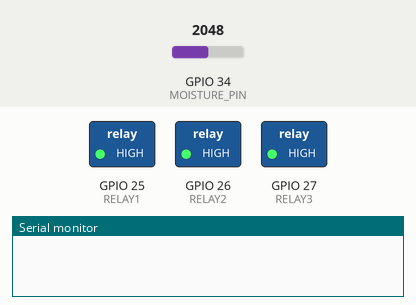
Simulated run of this sketch. Board: ESP32. On the bench: switched loads named in the sketch (green lamp = pin HIGH), the last lines printed to the serial monitor. The inputs (shaded band) are chosen by the test bench; at power-on: GPIO 34 (MOISTURE_PIN) = 2048. WiFi joins after 1.5 s; servers stay silent unless stated.

Above: at 3.0 s.
3.1 s: GPIO 34 (MOISTURE_PIN) set to 2150
6.1 s: GPIO 34 (MOISTURE_PIN) set to 2260
At 8.8 s:
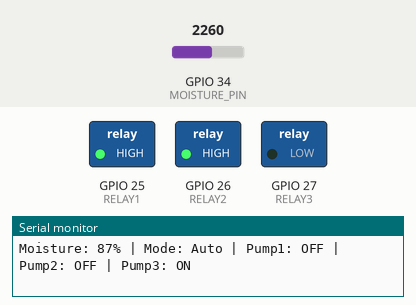
9.1 s: GPIO 34 (MOISTURE_PIN) set to 2592
11.0 s: GPIO 34 (MOISTURE_PIN) set to 2664
At 12.3 s:
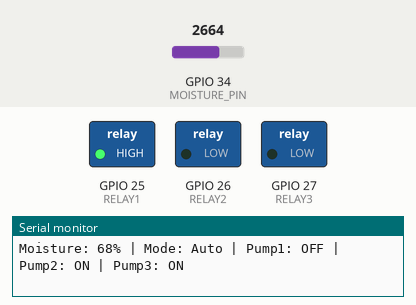
13.3 s: GPIO 34 (MOISTURE_PIN) set to 3005
15.0 s: GPIO 34 (MOISTURE_PIN) set to 3100
At 16.5 s:
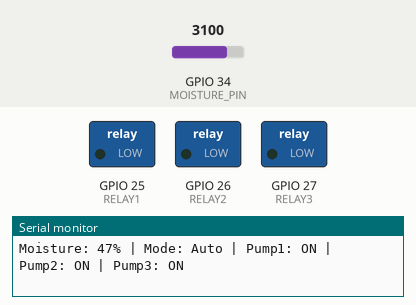
Timing chart, 0 to 18.0 s (numbered marks = the images above; inputs shaded):
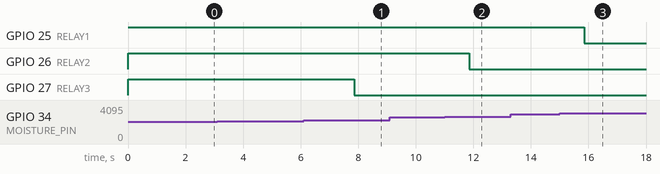

The sketch:

Watering_plants.ino
```cpp
#define BLYNK_TEMPLATE_ID "TMPL3EFrJ2rXa"
#define BLYNK_TEMPLATE_NAME "Plant Watering"
#define BLYNK_AUTH_TOKEN "ag8f1ZKQK987psCPjhXuTxpt2VIOnD7h"

#include <WiFi.h>
#include <BlynkSimpleEsp32.h>

char auth[] = BLYNK_AUTH_TOKEN;
char ssid[] = "sanjay";
char pass[] = "12345678";

// Pins
#define MOISTURE_PIN 34
#define RELAY1 25
#define RELAY2 26
#define RELAY3 27

// Moisture thresholds
int threshold1 = 50;
int threshold2 = 70;
int threshold3 = 90;

// Variables
int moistureValue = 0;
int moisturePercent = 0;
bool manualMode = false;   // Auto = false, Manual = true
bool manual1 = false;
bool manual2 = false;
bool manual3 = false;

BlynkTimer timer;

// Virtual pins
#define VPIN_MODE V0      // Auto/Manual switch
#define VPIN_PUMP1 V1     // Manual button Plant 1
#define VPIN_PUMP2 V2     // Manual button Plant 2
#define VPIN_PUMP3 V3     // Manual button Plant 3
#define VPIN_MOISTURE V5  // Moisture gauge

// === Function to smooth moisture readings ===
int getSmoothMoisture(int samples = 10) {
  long total = 0;
  for (int i = 0; i < samples; i++) {
    total += analogRead(MOISTURE_PIN);
    delay(5);
  }
  return total / samples;
}

// === Auto/Manual switch handler ===
BLYNK_WRITE(VPIN_MODE) {
  manualMode = param.asInt();
  if (!manualMode) {
    // Reset manual buttons and turn off pumps
    manual1 = manual2 = manual3 = false;
    digitalWrite(RELAY1, HIGH);
    digitalWrite(RELAY2, HIGH);
    digitalWrite(RELAY3, HIGH);
    Blynk.virtualWrite(VPIN_PUMP1, 0);
    Blynk.virtualWrite(VPIN_PUMP2, 0);
    Blynk.virtualWrite(VPIN_PUMP3, 0);
  }
}

// === Manual pump button handlers ===
BLYNK_WRITE(VPIN_PUMP1) { if (manualMode) manual1 = param.asInt(); }
BLYNK_WRITE(VPIN_PUMP2) { if (manualMode) manual2 = param.asInt(); }
BLYNK_WRITE(VPIN_PUMP3) { if (manualMode) manual3 = param.asInt(); }

// === Main soil checking logic ===
void checkSoil() {
  // Smooth moisture reading
  moistureValue = getSmoothMoisture();
  moisturePercent = map(moistureValue, 4095, 2000, 0, 100);
  moisturePercent = constrain(moisturePercent, 0, 100);

  // Update Blynk gauge
  Blynk.virtualWrite(VPIN_MOISTURE, moisturePercent);

  // ---- Plant 1 ----
  if (manualMode) {
    digitalWrite(RELAY1, manual1 ? LOW : HIGH);
  } else {
    bool newState = (moisturePercent < threshold1);
    digitalWrite(RELAY1, newState ? LOW : HIGH);
    Blynk.virtualWrite(VPIN_PUMP1, newState ? 1 : 0); // Sync button
  }

  // ---- Plant 2 ----
  if (manualMode) {
    digitalWrite(RELAY2, manual2 ? LOW : HIGH);
  } else {
    bool newState = (moisturePercent < threshold2);
    digitalWrite(RELAY2, newState ? LOW : HIGH);
    Blynk.virtualWrite(VPIN_PUMP2, newState ? 1 : 0); // Sync button
  }

  // ---- Plant 3 ----
  if (manualMode) {
    digitalWrite(RELAY3, manual3 ? LOW : HIGH);
  } else {
    bool newState = (moisturePercent < threshold3);
    digitalWrite(RELAY3, newState ? LOW : HIGH);
    Blynk.virtualWrite(VPIN_PUMP3, newState ? 1 : 0); // Sync button
  }

  // --- Debug monitor ---
  Serial.print("Moisture: ");
  Serial.print(moisturePercent);
  Serial.print("% | Mode: ");
  Serial.print(manualMode ? "Manual" : "Auto");
  Serial.print(" | Pump1: ");
  Serial.print(digitalRead(RELAY1) ? "OFF" : "ON");
  Serial.print(" | Pump2: ");
  Serial.print(digitalRead(RELAY2) ? "OFF" : "ON");
  Serial.print(" | Pump3: ");
  Serial.println(digitalRead(RELAY3) ? "OFF" : "ON");
}

void setup() {
  Serial.begin(115200);

  pinMode(RELAY1, OUTPUT);
  pinMode(RELAY2, OUTPUT);
  pinMode(RELAY3, OUTPUT);

  digitalWrite(RELAY1, HIGH);
  digitalWrite(RELAY2, HIGH);
  digitalWrite(RELAY3, HIGH);

  Blynk.begin(auth, ssid, pass);
  timer.setInterval(2000L, checkSoil); // Every 2 sec
}

void loop() {
  Blynk.run();
  timer.run();
}
```

Measured:
- the behaviour switches between 2209 and 2210 on GPIO 34 (MOISTURE_PIN) (found by bisection; images 0 and 1)
- the behaviour switches between 2628 and 2629 on GPIO 34 (MOISTURE_PIN) (found by bisection; images 1 and 2)
- the behaviour switches between 3047 and 3048 on GPIO 34 (MOISTURE_PIN) (found by bisection; images 2 and 3)
- after the input at 6.1 s, GPIO 27 (RELAY3): HIGH → LOW after 1.8 s
- after the input at 11.0 s, GPIO 26 (RELAY2): HIGH → LOW after 0.86 s
- after the input at 15.0 s, GPIO 25 (RELAY1): HIGH → LOW after 0.86 s
